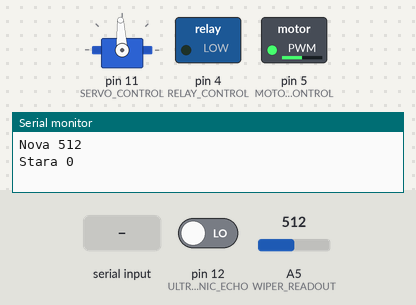
This program was run on a simulated Arduino Uno, built with avr-gcc and run on an emulated ATmega328P. Parts: servo, switched loads named in the program (green lamp = pin HIGH), the last lines printed to the serial monitor. The inputs (shaded band) are chosen by the test bench; at power-on: A5 (WIPER_READOUT) = 512, pin 12 (ULTRASONIC_ECHO) LOW. Pins used as bus, display or sensor lines are not drawn.

Above: at 1.2 s.
1.3 s: A5 (WIPER_READOUT) set to 716
At 1.9 s:
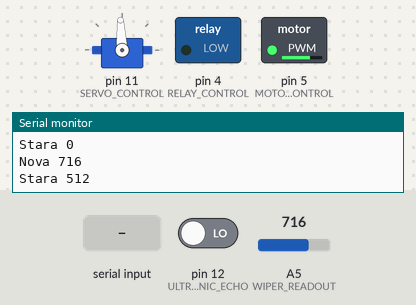
2.8 s: "4;" received over Serial
At 4.1 s:
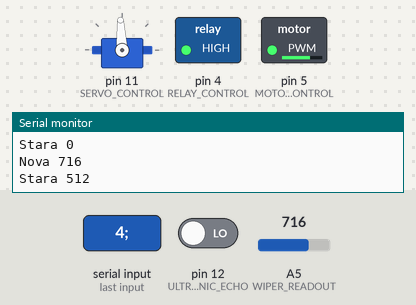
4.4 s: "5;" received over Serial
At 6.0 s:
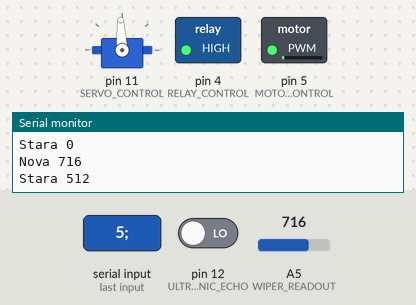
6.4 s: A5 (WIPER_READOUT) set to 732
At 7.5 s:
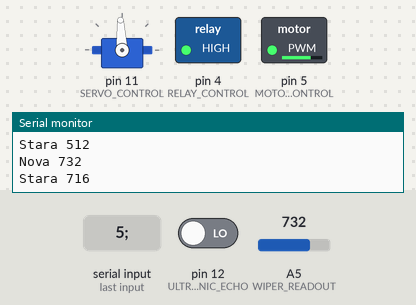
8.4 s: A5 (WIPER_READOUT) set to 900
At 10.0 s:
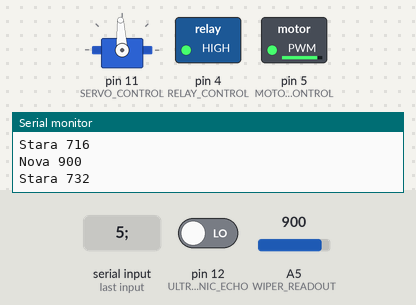
10.3 s: A5 (WIPER_READOUT) set to 511
At 11.8 s:
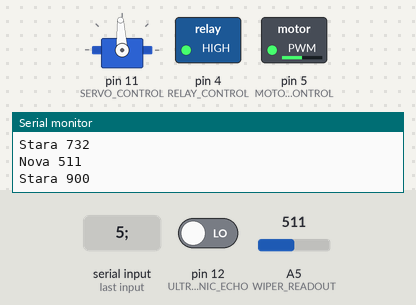
Timing chart, 0 to 13.3 s (numbered marks = the images above; inputs shaded):
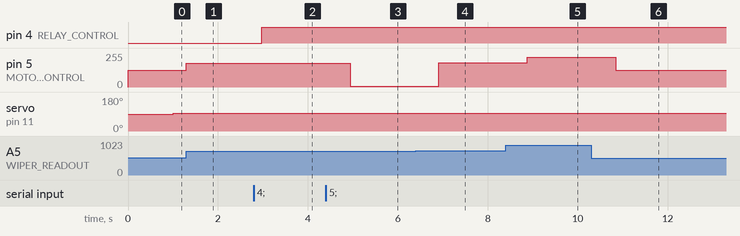

The program:

main.cpp
```cpp
#include <Arduino.h>
#include <ServoTimer2.h>
#include <TimerOne.h>

#define RELAY_CONTROL 4
#define MOTOR_CONTROL 5
#define WIPER_READOUT A5
#define ULTRASONIC_TRIG 13
#define ULTRASONIC_ECHO 12
#define SERVO_CONTROL 11
#define TEMPERATURE A4
#define VOLTAGE_SPLIT A3

int RELAY_STATE = LOW;                // inicijalno stanje releja
int vrednost_potenciometra = 0;       // nova vrednost potenciometra
int stara_vrednost_potenciometra = 0; // prethodna vrednost potenciometra
int otpornost_otpornika = 1000;       // otpornost otpornika(razdelnik napona) u omima

unsigned long TIMER_DURATION = 2000; // nakon koliko vremena se okida vrem. prekid(us)
unsigned long counter = 0;           // counter za tajmer
typedef enum
{
  Transmission,
  Receive,
  Action,
  Wait
} SerialState;          // Stanje naseg serijsokg I/O
unsigned long duration; // vreme trajanja povratka
float distance;         // udaljenost objekta i senzora
int ukupan_broj_promena_stanja_releja = 0;
int ukupan_broj_otvaranja_vrata = 0;
bool is_door_open = false; // da li su vrata otvorena
bool enable_remote_door_control = false;

ServoTimer2 servoControl; // potreban nam je Servo objekat iz biblioteke za rad
SerialState serialState;  // Enum tip koji koristimo za tranziciju stanja


int getTemperatureFromSensor()
{
  // NOTE ovo je formula za TMP36!
  // return (5 * analogRead(TEMPERATURE) / 1023.0f) * 100 - 50;

  // NOTE Formula za LM35:
  //       T = 500 * D/1023 (○C),  gde je D - ocitavanje sa analognog ulaza ( ?)
  return 500 * analogRead(TEMPERATURE) / 1023;
}

int getLightInLux()
{ // NOTE: proveriti formulu!
  float vrednost_napona = analogRead(VOLTAGE_SPLIT) * 5 * 9.7751710e-4;
  float otpornost_fotootpornika = otpornost_otpornika * (5 - vrednost_napona) / vrednost_napona;

  return (int)(12518931 * pow(otpornost_fotootpornika, -1.405));
}

void Timer1Interrupt()
{
  counter++;

  // NOTE Uzima se najveca moguca udaljenost koju senzor moze da izmeri
  // NOTE zatim se na osnovu toga izracuna vreme potrebno da signal udari u objekat
  // NOTE Ako je max. udaljenost 3m(kao kod naseg uredjaja), a brzina zvuka u vazduhu 343 m/s
  // NOTE Onda je t= S/V = 3/343 ~ 0.008746 s = 8746 us...
  // NOTE Znaci treba 8746 mikrosekundi da drzimo signal na HIGH, a nakon toga da ga ugasimo
  // NOTE i da na prijemnoj strani izvrsimo citanje HIGH signala, tj. koliko on traje
  // NOTE Buduci da smo stavili da se tajmer okida na 2000 mikrosekundi, da bismo dosli do
  // NOTE priblizne vrednosti od 8000 mikrosekundi vremenski prekid treba da se okine 4 puta
  // NOTE jer 4*2000=8000 mikrosekundi, nakon toga treba da setujemo signal na LOW.

  switch (serialState)
  {
  case Transmission:
  {

    digitalWrite(ULTRASONIC_TRIG, HIGH);
    if (counter % 4 == 0)
      serialState = Receive;
    break;
  }
  case Receive:
  {

    digitalWrite(ULTRASONIC_TRIG, LOW);
    duration = pulseIn(ULTRASONIC_ECHO, HIGH); // citamo vreme koje je bilo potrebno signalu da se vrati u prijemnik(milisekundama)
    distance = duration * 0.0343 * 0.5;
    serialState = Action;
    break;
  }
  case Action: // WARNING ovo potencijalno treba premestiti u loop!
  {
    if (distance <= 5 && !is_door_open && !enable_remote_door_control)
    {
      servoControl.write(1500);
      is_door_open = !is_door_open;
      ukupan_broj_otvaranja_vrata++;
      // Serial.println("Nesto je prislo i otvorio sam vrata");
    }
    else if (distance > 5 && is_door_open && !enable_remote_door_control)
    {
      is_door_open = !is_door_open;
      servoControl.write(750);

      // Serial.println("Nesto je otislo i zatvorio sam vrata");
    }
    serialState = Wait;
    break;
  }
  case Wait:
  {
    if (counter % 500 == 0)
      serialState = Transmission;
    break;
  }
  }

  // Arduino treba svakog minuta da salje izvestaj Web serveru(Flask)
  // NOTE 60 s / 0.002 = 30000 otkucaja
  if (counter % 30000 == 0)
  {
    Serial.println(
        "$TEMP:" + String(getTemperatureFromSensor()) +
        "$LIGHT:" + String(getLightInLux()) +
        "$RELAY:" + String(ukupan_broj_promena_stanja_releja) +
        "$DOOR:" + String(ukupan_broj_otvaranja_vrata) + ";");

    ukupan_broj_promena_stanja_releja = 0;
    ukupan_broj_otvaranja_vrata = 0;
    counter = 0;
  }
}

void setup()
{
  pinMode(RELAY_CONTROL, OUTPUT);   // kontrolise kotvu na releju
  pinMode(ULTRASONIC_TRIG, OUTPUT); // koristimo da posaljemo signal na predajniku ultrason.senz.
  pinMode(MOTOR_CONTROL, OUTPUT);   // Kontrolise DC elektromotor(PWM)
  pinMode(ULTRASONIC_ECHO, INPUT);  // vrsimo ocitavanja sa prijemnika na ultrason.senz.
  pinMode(TEMPERATURE, INPUT);      // ocitavanja sa analognog ulaza(napon) za temperaturu
  pinMode(WIPER_READOUT, INPUT);    // Citamo sa potenciometra
  pinMode(VOLTAGE_SPLIT, INPUT);    // razdelnik napona(analogni senzor)

  servoControl.attach(SERVO_CONTROL); // Na digitalnom portu 11 se vrsi kontrola servo motora

  serialState = Transmission; // inicijalizujemo stanje

  Timer1.initialize(TIMER_DURATION);       // inicijalizujemo tajmer sa odedjenim trajanjem
  Timer1.attachInterrupt(Timer1Interrupt); // koja funkcija se izvrsi kada dodje do vrem. prek.

  Serial.begin(9600);
}

void loop()
{
  // NOTE Format poruke koji prihvatamo PIN[:VREDNOST];
  if (Serial.available() > 0)
  {
    String poruka = Serial.readStringUntil(';');
    int index = poruka.indexOf(':');

    int pin = poruka.substring(0, index).toInt();

    switch (pin)
    {
    case 4: // NOTE fomat poruke je 4:;
    {
      RELAY_STATE = !RELAY_STATE;
      digitalWrite(RELAY_CONTROL, RELAY_STATE);
      ukupan_broj_promena_stanja_releja++;
      break;
    }

    case 5:
    {
      // NOTE ovde vrsimo kontrolu motora(poruka stize sa Fronta), format poruke je 5:0-255;
      analogWrite(MOTOR_CONTROL, poruka.substring(index + 1, poruka.indexOf(':', index + 1)).toInt());
      break;
    }
    case 11:
    {
      // NOTE Poruka tipa 11:O ili C;
      enable_remote_door_control=true;
      char open_close = poruka[3];
      if (open_close == 'O' && !is_door_open && enable_remote_door_control)
      {
        servoControl.write(1500);
        ukupan_broj_otvaranja_vrata++;
        is_door_open = !is_door_open;
        // Serial.println("Otvaram vrata remote;");
      }
      else if (open_close == 'C' && is_door_open && enable_remote_door_control)
      {
        servoControl.write(750);
        is_door_open = !is_door_open;
        // Serial.println("Zatvaram vrata remote");
      }
      enable_remote_door_control=false;
      break;
    }
    }
  }
  // else
  // {
    // NOTE Ukoliko nema poruke, onda se samo ocitava vrednost sa potenciometra da bi se promenio PWM DC motora
    vrednost_potenciometra = analogRead(WIPER_READOUT);
    int delta = 4;
    if (!(vrednost_potenciometra >= stara_vrednost_potenciometra - delta && vrednost_potenciometra <= stara_vrednost_potenciometra + delta))
    {
      Serial.println("Nova "+ String(vrednost_potenciometra));
      Serial.println("Stara "+String(stara_vrednost_potenciometra));
      stara_vrednost_potenciometra = vrednost_potenciometra;
      analogWrite(MOTOR_CONTROL, map(vrednost_potenciometra, 0, 1023, 0, 255));
    }
  // }
}
```

Measured:
- the behaviour switches between 720 and 721 on A5 (WIPER_READOUT) (found by bisection; images 3 and 4)
- after the input at 1.3 s, pin 5 (MOTOR_CONTROL): 127/255 → 178/255 at once
- after the input at 2.8 s, pin 4 (RELAY_CONTROL): LOW → HIGH after 0.18 s
- after the input at 4.4 s, pin 5 (MOTOR_CONTROL): 178/255 → 5/255 after 0.55 s
- after the input at 6.4 s, pin 5 (MOTOR_CONTROL): 5/255 → 182/255 after 0.52 s
- after the input at 8.4 s, pin 5 (MOTOR_CONTROL): 182/255 → 224/255 after 0.48 s
- after the input at 10.3 s, pin 5 (MOTOR_CONTROL): 224/255 → 127/255 after 0.55 s
